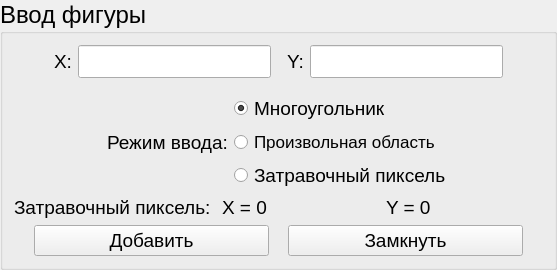
    <widget class="QGroupBox" name="groupBox">
     <property name="font">
      <font>
       <pointsize>18</pointsize>
      </font>
     </property>
     <property name="title">
      <string>Ввод фигуры</string>
     </property>
     <layout class="QVBoxLayout" name="verticalLayout_3">
      <item>
       <layout class="QHBoxLayout" name="horizontalLayout_4">
        <item>
         <spacer name="horizontalSpacer">
          <property name="orientation">
           <enum>Qt::Horizontal</enum>
          </property>
          <property name="sizeType">
           <enum>QSizePolicy::Fixed</enum>
          </property>
          <property name="sizeHint" stdset="0">
           <size>
            <width>40</width>
            <height>20</height>
           </size>
          </property>
         </spacer>
        </item>
        <item>
         <layout class="QHBoxLayout" name="horizontalLayout_2">
          <item>
           <widget class="QLabel" name="label">
            <property name="sizePolicy">
             <sizepolicy hsizetype="Fixed" vsizetype="Preferred">
              <horstretch>0</horstretch>
              <verstretch>0</verstretch>
             </sizepolicy>
            </property>
            <property name="font">
             <font>
              <pointsize>14</pointsize>
             </font>
            </property>
            <property name="text">
             <string>X:</string>
            </property>
           </widget>
          </item>
          <item>
           <widget class="QLineEdit" name="lineEditX">
            <property name="font">
             <font>
              <pointsize>16</pointsize>
             </font>
            </property>
           </widget>
          </item>
         </layout>
        </item>
        <item>
         <spacer name="horizontalSpacer_2">
          <property name="orientation">
           <enum>Qt::Horizontal</enum>
          </property>
          <property name="sizeType">
           <enum>QSizePolicy::Fixed</enum>
          </property>
          <property name="sizeHint" stdset="0">
           <size>
            <width>10</width>
            <height>20</height>
           </size>
          </property>
         </spacer>
        </item>
        <item>
         <layout class="QHBoxLayout" name="horizontalLayout">
          <item>
           <widget class="QLabel" name="label_2">
            <property name="sizePolicy">
             <sizepolicy hsizetype="Fixed" vsizetype="Preferred">
              <horstretch>0</horstretch>
              <verstretch>0</verstretch>
             </sizepolicy>
            </property>
            <property name="font">
             <font>
              <pointsize>14</pointsize>
             </font>
            </property>
            <property name="text">
             <string>Y:</string>
            </property>
           </widget>
          </item>
          <item>
           <widget class="QLineEdit" name="lineEditY">
            <property name="font">
             <font>
              <pointsize>16</pointsize>
             </font>
            </property>
           </widget>
          </item>
         </layout>
        </item>
        <item>
         <spacer name="horizontalSpacer_3">
          <property name="orientation">
           <enum>Qt::Horizontal</enum>
          </property>
          <property name="sizeType">
           <enum>QSizePolicy::Fixed</enum>
          </property>
          <property name="sizeHint" stdset="0">
           <size>
            <width>40</width>
            <height>20</height>
           </size>
          </property>
         </spacer>
        </item>
       </layout>
      </item>
      <item>
       <spacer name="verticalSpacer_3">
        <property name="orientation">
         <enum>Qt::Vertical</enum>
        </property>
        <property name="sizeType">
         <enum>QSizePolicy::Fixed</enum>
        </property>
        <property name="sizeHint" stdset="0">
         <size>
          <width>20</width>
          <height>10</height>
         </size>
        </property>
       </spacer>
      </item>
      <item>
       <layout class="QHBoxLayout" name="horizontalLayout_8">
        <item>
         <spacer name="horizontalSpacer_9">
          <property name="orientation">
           <enum>Qt::Horizontal</enum>
          </property>
          <property name="sizeHint" stdset="0">
           <size>
            <width>40</width>
            <height>20</height>
           </size>
          </property>
         </spacer>
        </item>
        <item>
         <widget class="QLabel" name="label_6">
          <property name="font">
           <font>
            <pointsize>14</pointsize>
           </font>
          </property>
          <property name="text">
           <string>Режим ввода:</string>
          </property>
         </widget>
        </item>
        <item>
         <layout class="QVBoxLayout" name="verticalLayout">
          <item>
           <widget class="QRadioButton" name="figureRadioButton">
            <property name="font">
             <font>
              <pointsize>14</pointsize>
             </font>
            </property>
            <property name="text">
             <string>Многоугольник</string>
            </property>
            <property name="checked">
             <bool>true</bool>
            </property>
           </widget>
          </item>
          <item>
           <widget class="QRadioButton" name="arbitraryRadioButton">
            <property name="font">
             <font>
              <pointsize>13</pointsize>
             </font>
            </property>
            <property name="text">
             <string>Произвольная область</string>
            </property>
           </widget>
          </item>
          <item>
           <widget class="QRadioButton" name="seedRadioButton">
            <property name="sizePolicy">
             <sizepolicy hsizetype="Fixed" vsizetype="Fixed">
              <horstretch>0</horstretch>
              <verstretch>0</verstretch>
             </sizepolicy>
            </property>
            <property name="font">
             <font>
              <pointsize>14</pointsize>
             </font>
            </property>
            <property name="text">
             <string>Затравочный пиксель</string>
            </property>
           </widget>
          </item>
         </layout>
        </item>
        <item>
         <spacer name="horizontalSpacer_13">
          <property name="orientation">
           <enum>Qt::Horizontal</enum>
          </property>
          <property name="sizeHint" stdset="0">
           <size>
            <width>40</width>
            <height>20</height>
           </size>
          </property>
         </spacer>
        </item>
       </layout>
      </item>
      <item>
       <layout class="QHBoxLayout" name="horizontalLayout_12">
        <item>
         <widget class="QLabel" name="label_9">
          <property name="sizePolicy">
           <sizepolicy hsizetype="Preferred" vsizetype="Preferred">
            <horstretch>0</horstretch>
            <verstretch>0</verstretch>
           </sizepolicy>
          </property>
          <property name="font">
           <font>
            <pointsize>14</pointsize>
           </font>
          </property>
          <property name="text">
           <string>Затравочный пиксель:</string>
          </property>
         </widget>
        </item>
        <item>
         <spacer name="horizontalSpacer_17">
          <property name="orientation">
           <enum>Qt::Horizontal</enum>
          </property>
          <property name="sizeType">
           <enum>QSizePolicy::Fixed</enum>
          </property>
          <property name="sizeHint" stdset="0">
           <size>
            <width>5</width>
            <height>20</height>
           </size>
          </property>
         </spacer>
        </item>
        <item>
         <widget class="QLabel" name="XLabel">
          <property name="sizePolicy">
           <sizepolicy hsizetype="Preferred" vsizetype="Preferred">
            <horstretch>0</horstretch>
            <verstretch>0</verstretch>
           </sizepolicy>
          </property>
          <property name="font">
           <font>
            <pointsize>14</pointsize>
           </font>
          </property>
          <property name="text">
           <string>X = 0</string>
          </property>
         </widget>
        </item>
        <item>
         <widget class="QLabel" name="YLabel">
          <property name="sizePolicy">
           <sizepolicy hsizetype="Preferred" vsizetype="Preferred">
            <horstretch>0</horstretch>
            <verstretch>0</verstretch>
           </sizepolicy>
          </property>
          <property name="font">
           <font>
            <pointsize>14</pointsize>
           </font>
          </property>
          <property name="text">
           <string>Y = 0</string>
          </property>
         </widget>
        </item>
       </layout>
      </item>
      <item>
       <layout class="QHBoxLayout" name="horizontalLayout_3">
        <item>
         <spacer name="horizontalSpacer_5">
          <property name="orientation">
           <enum>Qt::Horizontal</enum>
          </property>
          <property name="sizeType">
           <enum>QSizePolicy::Fixed</enum>
          </property>
          <property name="sizeHint" stdset="0">
           <size>
            <width>20</width>
            <height>20</height>
           </size>
          </property>
         </spacer>
        </item>
        <item>
         <widget class="QPushButton" name="addPointButton">
          <property name="font">
           <font>
            <pointsize>14</pointsize>
           </font>
          </property>
          <property name="text">
           <string>Добавить</string>
          </property>
         </widget>
        </item>
        <item>
         <spacer name="horizontalSpacer_4">
          <property name="orientation">
           <enum>Qt::Horizontal</enum>
          </property>
          <property name="sizeType">
           <enum>QSizePolicy::Fixed</enum>
          </property>
          <property name="sizeHint" stdset="0">
           <size>
            <width>13</width>
            <height>20</height>
           </size>
          </property>
         </spacer>
        </item>
        <item>
         <widget class="QPushButton" name="finishFigureButton">
          <property name="font">
           <font>
            <pointsize>14</pointsize>
           </font>
          </property>
          <property name="text">
           <string>Замкнуть</string>
          </property>
         </widget>
        </item>
        <item>
         <spacer name="horizontalSpacer_27">
          <property name="orientation">
           <enum>Qt::Horizontal</enum>
          </property>
          <property name="sizeType">
           <enum>QSizePolicy::Fixed</enum>
          </property>
          <property name="sizeHint" stdset="0">
           <size>
            <width>20</width>
            <height>20</height>
           </size>
          </property>
         </spacer>
        </item>
       </layout>
      </item>
     </layout>
    </widget>
